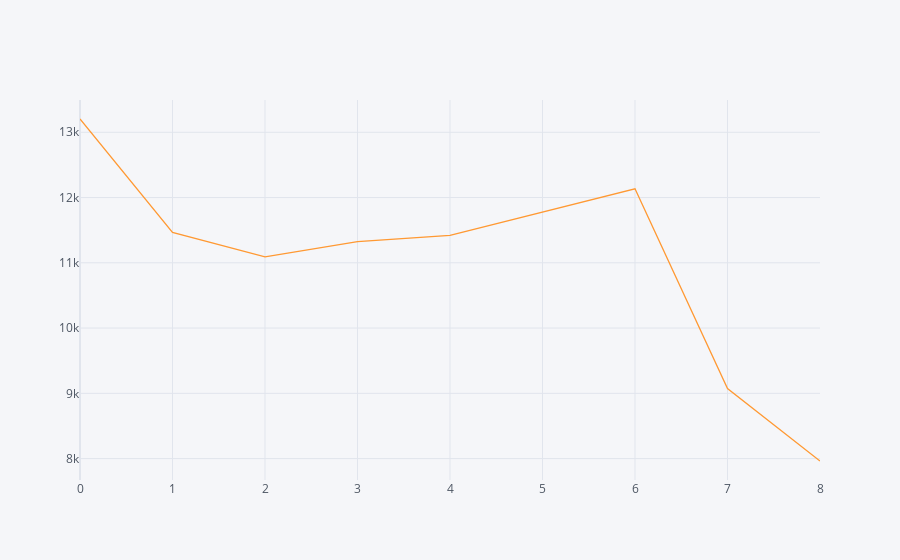

Notebook cell for this chart:
### Code cell
byMonth["twp"].iplot()

### Figure 1 — Plotly figure (JSON) as saved in the notebook; plotly's stock layout.template omitted (floating-point values rounded to 4 significant figures)
{"data": [{"line": {"color": "rgba(255, 153, 51, 1.0)", "dash": "solid", "shape": "linear", "width": 1.3}, "mode": "lines", "name": "twp", "text": "", "type": "scatter", "x": [0, 1, 2, 3, 4, 5, 6, 7, 8], "y": [13203, 11465, 11092, 11323, 11420, 11777, 12133, 9073, 7963]}], "layout": {"legend": {"bgcolor": "#F5F6F9", "font": {"color": "#4D5663"}}, "paper_bgcolor": "#F5F6F9", "plot_bgcolor": "#F5F6F9", "title": {"font": {"color": "#4D5663"}}, "xaxis": {"gridcolor": "#E1E5ED", "showgrid": true, "tickfont": {"color": "#4D5663"}, "title": {"font": {"color": "#4D5663"}, "text": ""}, "zerolinecolor": "#E1E5ED"}, "yaxis": {"gridcolor": "#E1E5ED", "showgrid": true, "tickfont": {"color": "#4D5663"}, "title": {"font": {"color": "#4D5663"}, "text": ""}, "zerolinecolor": "#E1E5ED"}}}
